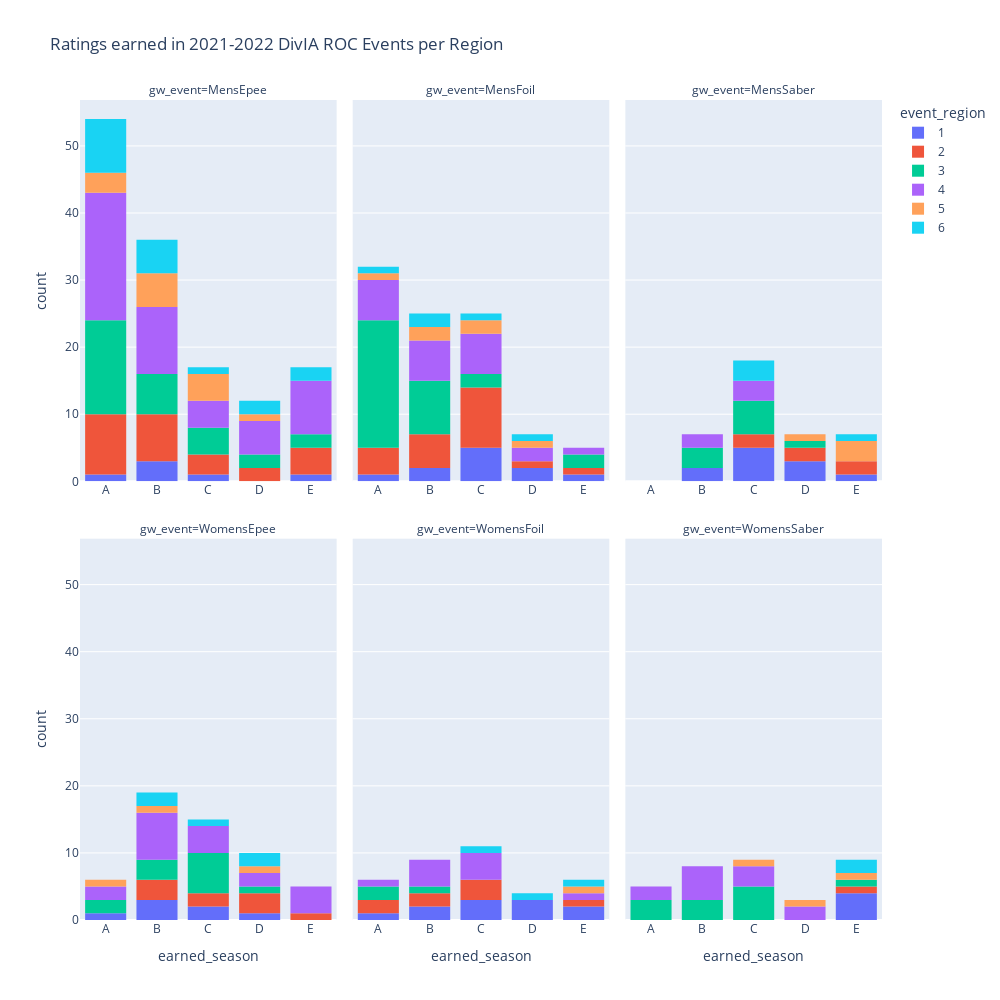
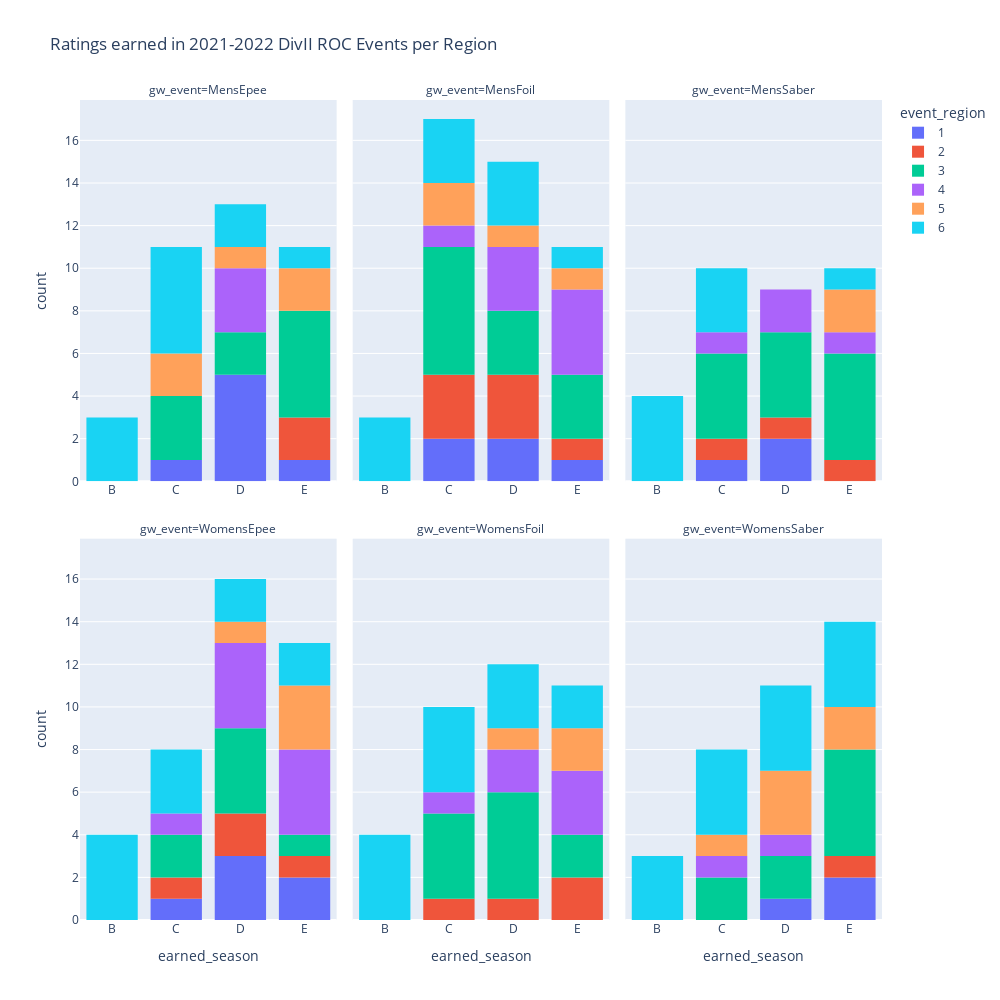

Here is the notebook cell these charts were saved with, in order:
### Markdown cell above
# Now let's see how many ratings were actually earned

### Code cell
CATEGORY_ORDERS = {'earned_season':['A','B','C','D','E'],
                    'gw_event':EVENT_ORDER,
                    'event_region':[1,2,3,4,5,6]}

rocs_divia = rocs_raw[rocs_raw.level=='DivIA']
rocs_divia = rocs_divia[rocs_divia.earned_season.notna()]
divia_earned = px.histogram(rocs_divia,
                    x='earned_season',
                    color='event_region',
                    facet_col='gw_event',
                    category_orders=CATEGORY_ORDERS,
                    title='Ratings earned in 2021-2022 DivIA ROC Events per Region',
                    facet_col_wrap=3)
divia_earned.update_layout(width=1000,height=1000)
divia_earned.update_xaxes(showticklabels=True)
divia_earned.show()
divia_earned.write_image('plots/divia_earned.png')

rocs_divii = rocs_raw[rocs_raw.level=='DivII']
rocs_divii = rocs_divii[rocs_divii.earned_season.notna()]
divii_earned = px.histogram(rocs_divii,
                    x='earned_season',
                    color='event_region',
                    facet_col='gw_event',
                    category_orders=CATEGORY_ORDERS,
                    title='Ratings earned in 2021-2022 DivII ROC Events per Region',
                    facet_col_wrap=3)
divii_earned.update_layout(width=1000,height=1000)
divii_earned.update_xaxes(showticklabels=True)
divii_earned.show()
divii_earned.write_image('plots/divii_earned.png')

### Figure 1 — Plotly figure (JSON) as saved in the notebook; plotly's stock layout.template omitted (floating-point values rounded to 4 significant figures)
{"data": [{"alignmentgroup": "True", "bingroup": "x", "hovertemplate": "event_region=1<br>gw_event=MensEpee<br>earned_season=%{x}<br>count=%{y}<extra></extra>", "legendgroup": "1", "marker": {"color": "#636efa", "pattern": {"shape": ""}}, "name": "1", "offsetgroup": "1", "orientation": "v", "showlegend": true, "type": "histogram", "x": ["A", "B", "B", "B", "C", "E"], "xaxis": "x4", "yaxis": "y4"}, {"alignmentgroup": "True", "bingroup": "x", "hovertemplate": "event_region=1<br>gw_event=MensFoil<br>earned_season=%{x}<br>count=%{y}<extra></extra>", "legendgroup": "1", "marker": {"color": "#636efa", "pattern": {"shape": ""}}, "name": "1", "offsetgroup": "1", "orientation": "v", "showlegend": false, "type": "histogram", "x": ["A", "B", "B", "C", "C", "C", "D", "C", "C", "D", "E"], "xaxis": "x5", "yaxis": "y5"}, {"alignmentgroup": "True", "bingroup": "x", "hovertemplate": "event_region=1<br>gw_event=MensSaber<br>earned_season=%{x}<br>count=%{y}<extra></extra>", "legendgroup": "1", "marker": {"color": "#636efa", "pattern": {"shape": ""}}, "name": "1", "offsetgroup": "1", "orientation": "v", "showlegend": false, "type": "histogram", "x": ["B", "C", "C", "C", "D", "E", "B", "C", "C", "D", "D"], "xaxis": "x6", "yaxis": "y6"}, {"alignmentgroup": "True", "bingroup": "x", "hovertemplate": "event_region=1<br>gw_event=WomensEpee<br>earned_season=%{x}<br>count=%{y}<extra></extra>", "legendgroup": "1", "marker": {"color": "#636efa", "pattern": {"shape": ""}}, "name": "1", "offsetgroup": "1", "orientation": "v", "showlegend": false, "type": "histogram", "x": ["B", "A", "B", "B", "C", "C", "D"], "xaxis": "x", "yaxis": "y"}, {"alignmentgroup": "True", "bingroup": "x", "hovertemplate": "event_region=1<br>gw_event=WomensFoil<br>earned_season=%{x}<br>count=%{y}<extra></extra>", "legendgroup": "1", "marker": {"color": "#636efa", "pattern": {"shape": ""}}, "name": "1", "offsetgroup": "1", "orientation": "v", "showlegend": false, "type": "histogram", "x": ["D", "A", "B", "B", "C", "C", "C", "D", "D", "E", "E"], "xaxis": "x2", "yaxis": "y2"}, {"alignmentgroup": "True", "bingroup": "x", "hovertemplate": "event_region=1<br>gw_event=WomensSaber<br>earned_season=%{x}<br>count=%{y}<extra></extra>", "legendgroup": "1", "marker": {"color": "#636efa", "pattern": {"shape": ""}}, "name": "1", "offsetgroup": "1", "orientation": "v", "showlegend": false, "type": "histogram", "x": ["E", "E", "E", "E"], "xaxis": "x3", "yaxis": "y3"}, {"alignmentgroup": "True", "bingroup": "x", "hovertemplate": "event_region=2<br>gw_event=MensEpee<br>earned_season=%{x}<br>count=%{y}<extra></extra>", "legendgroup": "2", "marker": {"color": "#EF553B", "pattern": {"shape": ""}}, "name": "2", "offsetgroup": "2", "orientation": "v", "showlegend": true, "type": "histogram", "x": ["A", "B", "A", "A", "A", "A", "A", "A", "A", "A", "B", "B", "B", "B", "B", "B", "C", "C", "C", "D", "D", "E", "E", "E", "E"], "xaxis": "x4", "yaxis": "y4"}, {"alignmentgroup": "True", "bingroup": "x", "hovertemplate": "event_region=2<br>gw_event=MensFoil<br>earned_season=%{x}<br>count=%{y}<extra></extra>", "legendgroup": "2", "marker": {"color": "#EF553B", "pattern": {"shape": ""}}, "name": "2", "offsetgroup": "2", "orientation": "v", "showlegend": false, "type": "histogram", "x": ["C", "D", "B", "C", "C", "E", "A", "A", "A", "A", "B", "B", "B", "B", "C", "C", "C", "C", "C", "C"], "xaxis": "x5", "yaxis": "y5"}, {"alignmentgroup": "True", "bingroup": "x", "hovertemplate": "event_region=2<br>gw_event=MensSaber<br>earned_season=%{x}<br>count=%{y}<extra></extra>", "legendgroup": "2", "marker": {"color": "#EF553B", "pattern": {"shape": ""}}, "name": "2", "offsetgroup": "2", "orientation": "v", "showlegend": false, "type": "histogram", "x": ["C", "E", "E", "C", "D", "D"], "xaxis": "x6", "yaxis": "y6"}, {"alignmentgroup": "True", "bingroup": "x", "hovertemplate": "event_region=2<br>gw_event=WomensEpee<br>earned_season=%{x}<br>count=%{y}<extra></extra>", "legendgroup": "2", "marker": {"color": "#EF553B", "pattern": {"shape": ""}}, "name": "2", "offsetgroup": "2", "orientation": "v", "showlegend": false, "type": "histogram", "x": ["B", "B", "C", "B", "C", "D", "D", "D", "E"], "xaxis": "x", "yaxis": "y"}, {"alignmentgroup": "True", "bingroup": "x", "hovertemplate": "event_region=2<br>gw_event=WomensFoil<br>earned_season=%{x}<br>count=%{y}<extra></extra>", "legendgroup": "2", "marker": {"color": "#EF553B", "pattern": {"shape": ""}}, "name": "2", "offsetgroup": "2", "orientation": "v", "showlegend": false, "type": "histogram", "x": ["A", "C", "A", "B", "B", "C", "C", "E"], "xaxis": "x2", "yaxis": "y2"}, {"alignmentgroup": "True", "bingroup": "x", "hovertemplate": "event_region=2<br>gw_event=WomensSaber<br>earned_season=%{x}<br>count=%{y}<extra></extra>", "legendgroup": "2", "marker": {"color": "#EF553B", "pattern": {"shape": ""}}, "name": "2", "offsetgroup": "2", "orientation": "v", "showlegend": false, "type": "histogram", "x": ["E"], "xaxis": "x3", "yaxis": "y3"}, {"alignmentgroup": "True", "bingroup": "x", "hovertemplate": "event_region=3<br>gw_event=MensEpee<br>earned_season=%{x}<br>count=%{y}<extra></extra>", "legendgroup": "3", "marker": {"color": "#00cc96", "pattern": {"shape": ""}}, "name": "3", "offsetgroup": "3", "orientation": "v", "showlegend": true, "type": "histogram", "x": ["A", "A", "A", "B", "C", "A", "A", "A", "A", "A", "A", "A", "A", "B", "B", "C", "C", "D", "D", "E", "E", "A", "A", "A", "B", "B", "C", "B"], "xaxis": "x4", "yaxis": "y4"}, {"alignmentgroup": "True", "bingroup": "x", "hovertemplate": "event_region=3<br>gw_event=MensFoil<br>earned_season=%{x}<br>count=%{y}<extra></extra>", "legendgroup": "3", "marker": {"color": "#00cc96", "pattern": {"shape": ""}}, "name": "3", "offsetgroup": "3", "orientation": "v", "showlegend": false, "type": "histogram", "x": ["A", "B", "B", "E", "A", "A", "A", "A", "A", "A", "A", "A", "B", "B", "B", "A", "A", "A", "A", "A", "A", "B", "B", "B", "C", "C", "E", "A", "A", "A", "A"], "xaxis": "x5", "yaxis": "y5"}, {"alignmentgroup": "True", "bingroup": "x", "hovertemplate": "event_region=3<br>gw_event=MensSaber<br>earned_season=%{x}<br>count=%{y}<extra></extra>", "legendgroup": "3", "marker": {"color": "#00cc96", "pattern": {"shape": ""}}, "name": "3", "offsetgroup": "3", "orientation": "v", "showlegend": false, "type": "histogram", "x": ["B", "B", "C", "C", "B", "C", "C", "C", "D"], "xaxis": "x6", "yaxis": "y6"}, {"alignmentgroup": "True", "bingroup": "x", "hovertemplate": "event_region=3<br>gw_event=WomensEpee<br>earned_season=%{x}<br>count=%{y}<extra></extra>", "legendgroup": "3", "marker": {"color": "#00cc96", "pattern": {"shape": ""}}, "name": "3", "offsetgroup": "3", "orientation": "v", "showlegend": false, "type": "histogram", "x": ["B", "C", "A", "B", "C", "C", "A", "B", "C", "C", "C", "D"], "xaxis": "x", "yaxis": "y"}, {"alignmentgroup": "True", "bingroup": "x", "hovertemplate": "event_region=3<br>gw_event=WomensFoil<br>earned_season=%{x}<br>count=%{y}<extra></extra>", "legendgroup": "3", "marker": {"color": "#00cc96", "pattern": {"shape": ""}}, "name": "3", "offsetgroup": "3", "orientation": "v", "showlegend": false, "type": "histogram", "x": ["A", "B", "A"], "xaxis": "x2", "yaxis": "y2"}, {"alignmentgroup": "True", "bingroup": "x", "hovertemplate": "event_region=3<br>gw_event=WomensSaber<br>earned_season=%{x}<br>count=%{y}<extra></extra>", "legendgroup": "3", "marker": {"color": "#00cc96", "pattern": {"shape": ""}}, "name": "3", "offsetgroup": "3", "orientation": "v", "showlegend": false, "type": "histogram", "x": ["C", "C", "A", "B", "C", "C", "A", "B", "E", "A", "B", "C"], "xaxis": "x3", "yaxis": "y3"}, {"alignmentgroup": "True", "bingroup": "x", "hovertemplate": "event_region=4<br>gw_event=MensEpee<br>earned_season=%{x}<br>count=%{y}<extra></extra>", "legendgroup": "4", "marker": {"color": "#ab63fa", "pattern": {"shape": ""}}, "name": "4", "offsetgroup": "4", "orientation": "v", "showlegend": true, "type": "histogram", "x": ["A", "A", "A", "A", "A", "A", "B", "B", "E", "E", "E", "A", "A", "A", "A", "A", "B", "B", "C", "D", "E", "E", "A", "A", "A", "A", "A", "A", "A", "B", "B", "B", "B", "B", "C", "C", "D", "D", "D", "E", "E", "E", "A", "B", "C", "D"], "xaxis": "x4", "yaxis": "y4"}, {"alignmentgroup": "True", "bingroup": "x", "hovertemplate": "event_region=4<br>gw_event=MensFoil<br>earned_season=%{x}<br>count=%{y}<extra></extra>", "legendgroup": "4", "marker": {"color": "#ab63fa", "pattern": {"shape": ""}}, "name": "4", "offsetgroup": "4", "orientation": "v", "showlegend": false, "type": "histogram", "x": ["A", "A", "A", "B", "B", "B", "C", "C", "A", "B", "C", "D", "E", "A", "B", "C", "A", "B", "C", "C", "D"], "xaxis": "x5", "yaxis": "y5"}, {"alignmentgroup": "True", "bingroup": "x", "hovertemplate": "event_region=4<br>gw_event=MensSaber<br>earned_season=%{x}<br>count=%{y}<extra></extra>", "legendgroup": "4", "marker": {"color": "#ab63fa", "pattern": {"shape": ""}}, "name": "4", "offsetgroup": "4", "orientation": "v", "showlegend": false, "type": "histogram", "x": ["B", "C", "C", "B", "C"], "xaxis": "x6", "yaxis": "y6"}, {"alignmentgroup": "True", "bingroup": "x", "hovertemplate": "event_region=4<br>gw_event=WomensEpee<br>earned_season=%{x}<br>count=%{y}<extra></extra>", "legendgroup": "4", "marker": {"color": "#ab63fa", "pattern": {"shape": ""}}, "name": "4", "offsetgroup": "4", "orientation": "v", "showlegend": false, "type": "histogram", "x": ["B", "C", "E", "B", "C", "D", "E", "E", "E", "A", "B", "B", "B", "C", "A", "B", "B", "C", "D"], "xaxis": "x", "yaxis": "y"}, {"alignmentgroup": "True", "bingroup": "x", "hovertemplate": "event_region=4<br>gw_event=WomensFoil<br>earned_season=%{x}<br>count=%{y}<extra></extra>", "legendgroup": "4", "marker": {"color": "#ab63fa", "pattern": {"shape": ""}}, "name": "4", "offsetgroup": "4", "orientation": "v", "showlegend": false, "type": "histogram", "x": ["A", "B", "C", "C", "E", "B", "B", "B", "C", "C"], "xaxis": "x2", "yaxis": "y2"}, {"alignmentgroup": "True", "bingroup": "x", "hovertemplate": "event_region=4<br>gw_event=WomensSaber<br>earned_season=%{x}<br>count=%{y}<extra></extra>", "legendgroup": "4", "marker": {"color": "#ab63fa", "pattern": {"shape": ""}}, "name": "4", "offsetgroup": "4", "orientation": "v", "showlegend": false, "type": "histogram", "x": ["D", "A", "B", "B", "B", "C", "A", "B", "B", "C", "C", "D"], "xaxis": "x3", "yaxis": "y3"}, {"alignmentgroup": "True", "bingroup": "x", "hovertemplate": "event_region=5<br>gw_event=MensEpee<br>earned_season=%{x}<br>count=%{y}<extra></extra>", "legendgroup": "5", "marker": {"color": "#FFA15A", "pattern": {"shape": ""}}, "name": "5", "offsetgroup": "5", "orientation": "v", "showlegend": true, "type": "histogram", "x": ["A", "B", "B", "C", "A", "B", "C", "D", "B", "B", "C", "C", "A"], "xaxis": "x4", "yaxis": "y4"}, {"alignmentgroup": "True", "bingroup": "x", "hovertemplate": "event_region=5<br>gw_event=MensFoil<br>earned_season=%{x}<br>count=%{y}<extra></extra>", "legendgroup": "5", "marker": {"color": "#FFA15A", "pattern": {"shape": ""}}, "name": "5", "offsetgroup": "5", "orientation": "v", "showlegend": false, "type": "histogram", "x": ["B", "D", "C", "A", "B", "C"], "xaxis": "x5", "yaxis": "y5"}, {"alignmentgroup": "True", "bingroup": "x", "hovertemplate": "event_region=5<br>gw_event=MensSaber<br>earned_season=%{x}<br>count=%{y}<extra></extra>", "legendgroup": "5", "marker": {"color": "#FFA15A", "pattern": {"shape": ""}}, "name": "5", "offsetgroup": "5", "orientation": "v", "showlegend": false, "type": "histogram", "x": ["D", "E", "E", "E"], "xaxis": "x6", "yaxis": "y6"}, {"alignmentgroup": "True", "bingroup": "x", "hovertemplate": "event_region=5<br>gw_event=WomensEpee<br>earned_season=%{x}<br>count=%{y}<extra></extra>", "legendgroup": "5", "marker": {"color": "#FFA15A", "pattern": {"shape": ""}}, "name": "5", "offsetgroup": "5", "orientation": "v", "showlegend": false, "type": "histogram", "x": ["A", "B", "D"], "xaxis": "x", "yaxis": "y"}, {"alignmentgroup": "True", "bingroup": "x", "hovertemplate": "event_region=5<br>gw_event=WomensFoil<br>earned_season=%{x}<br>count=%{y}<extra></extra>", "legendgroup": "5", "marker": {"color": "#FFA15A", "pattern": {"shape": ""}}, "name": "5", "offsetgroup": "5", "orientation": "v", "showlegend": false, "type": "histogram", "x": ["E"], "xaxis": "x2", "yaxis": "y2"}, {"alignmentgroup": "True", "bingroup": "x", "hovertemplate": "event_region=5<br>gw_event=WomensSaber<br>earned_season=%{x}<br>count=%{y}<extra></extra>", "legendgroup": "5", "marker": {"color": "#FFA15A", "pattern": {"shape": ""}}, "name": "5", "offsetgroup": "5", "orientation": "v", "showlegend": false, "type": "histogram", "x": ["C", "D", "E"], "xaxis": "x3", "yaxis": "y3"}, {"alignmentgroup": "True", "bingroup": "x", "hovertemplate": "event_region=6<br>gw_event=MensEpee<br>earned_season=%{x}<br>count=%{y}<extra></extra>", "legendgroup": "6", "marker": {"color": "#19d3f3", "pattern": {"shape": ""}}, "name": "6", "offsetgroup": "6", "orientation": "v", "showlegend": true, "type": "histogram", "x": ["A", "A", "A", "A", "B", "B", "B", "C", "D", "D", "E", "E", "A", "A", "A", "A", "B", "B"], "xaxis": "x4", "yaxis": "y4"}, {"alignmentgroup": "True", "bingroup": "x", "hovertemplate": "event_region=6<br>gw_event=MensFoil<br>earned_season=%{x}<br>count=%{y}<extra></extra>", "legendgroup": "6", "marker": {"color": "#19d3f3", "pattern": {"shape": ""}}, "name": "6", "offsetgroup": "6", "orientation": "v", "showlegend": false, "type": "histogram", "x": ["B", "C", "D", "B", "A"], "xaxis": "x5", "yaxis": "y5"}, {"alignmentgroup": "True", "bingroup": "x", "hovertemplate": "event_region=6<br>gw_event=MensSaber<br>earned_season=%{x}<br>count=%{y}<extra></extra>", "legendgroup": "6", "marker": {"color": "#19d3f3", "pattern": {"shape": ""}}, "name": "6", "offsetgroup": "6", "orientation": "v", "showlegend": false, "type": "histogram", "x": ["C", "E", "C", "C"], "xaxis": "x6", "yaxis": "y6"}, {"alignmentgroup": "True", "bingroup": "x", "hovertemplate": "event_region=6<br>gw_event=WomensEpee<br>earned_season=%{x}<br>count=%{y}<extra></extra>", "legendgroup": "6", "marker": {"color": "#19d3f3", "pattern": {"shape": ""}}, "name": "6", "offsetgroup": "6", "orientation": "v", "showlegend": false, "type": "histogram", "x": ["C", "B", "B", "D", "D"], "xaxis": "x", "yaxis": "y"}, {"alignmentgroup": "True", "bingroup": "x", "hovertemplate": "event_region=6<br>gw_event=WomensFoil<br>earned_season=%{x}<br>count=%{y}<extra></extra>", "legendgroup": "6", "marker": {"color": "#19d3f3", "pattern": {"shape": ""}}, "name": "6", "offsetgroup": "6", "orientation": "v", "showlegend": false, "type": "histogram", "x": ["C", "D", "E"], "xaxis": "x2", "yaxis": "y2"}, {"alignmentgroup": "True", "bingroup": "x", "hovertemplate": "event_region=6<br>gw_event=WomensSaber<br>earned_season=%{x}<br>count=%{y}<extra></extra>", "legendgroup": "6", "marker": {"color": "#19d3f3", "pattern": {"shape": ""}}, "name": "6", "offsetgroup": "6", "orientation": "v", "showlegend": false, "type": "histogram", "x": ["E", "E"], "xaxis": "x3", "yaxis": "y3"}], "layout": {"annotations": [{"font": {}, "showarrow": false, "text": "gw_event=WomensEpee", "x": 0.16, "xanchor": "center", "xref": "paper", "y": 0.465, "yanchor": "bottom", "yref": "paper"}, {"font": {}, "showarrow": false, "text": "gw_event=WomensFoil", "x": 0.5, "xanchor": "center", "xref": "paper", "y": 0.465, "yanchor": "bottom", "yref": "paper"}, {"font": {}, "showarrow": false, "text": "gw_event=WomensSaber", "x": 0.84, "xanchor": "center", "xref": "paper", "y": 0.465, "yanchor": "bottom", "yref": "paper"}, {"font": {}, "showarrow": false, "text": "gw_event=MensEpee", "x": 0.16, "xanchor": "center", "xref": "paper", "y": 1.0, "yanchor": "bottom", "yref": "paper"}, {"font": {}, "showarrow": false, "text": "gw_event=MensFoil", "x": 0.5, "xanchor": "center", "xref": "paper", "y": 1.0, "yanchor": "bottom", "yref": "paper"}, {"font": {}, "showarrow": false, "text": "gw_event=MensSaber", "x": 0.84, "xanchor": "center", "xref": "paper", "y": 1.0, "yanchor": "bottom", "yref": "paper"}], "barmode": "relative", "height": 1000, "legend": {"title": {"text": "event_region"}, "tracegroupgap": 0}, "title": {"text": "Ratings earned in 2021-2022 DivIA ROC Events per Region"}, "width": 1000, "xaxis": {"anchor": "y", "categoryarray": ["A", "B", "C", "D", "E"], "categoryorder": "array", "domain": [0, 0.32], "showticklabels": true, "title": {"text": "earned_season"}}, "xaxis2": {"anchor": "y2", "categoryarray": ["A", "B", "C", "D", "E"], "categoryorder": "array", "domain": [0.34, 0.66], "matches": "x", "showticklabels": true, "title": {"text": "earned_season"}}, "xaxis3": {"anchor": "y3", "categoryarray": ["A", "B", "C", "D", "E"], "categoryorder": "array", "domain": [0.68, 1.0], "matches": "x", "showticklabels": true, "title": {"text": "earned_season"}}, "xaxis4": {"anchor": "y4", "domain": [0, 0.32], "matches": "x", "showticklabels": true}, "xaxis5": {"anchor": "y5", "domain": [0.34, 0.66], "matches": "x", "showticklabels": true}, "xaxis6": {"anchor": "y6", "domain": [0.68, 1.0], "matches": "x", "showticklabels": true}, "yaxis": {"anchor": "x", "domain": [0, 0.465], "title": {"text": "count"}}, "yaxis2": {"anchor": "x2", "domain": [0, 0.465], "matches": "y", "showticklabels": false}, "yaxis3": {"anchor": "x3", "domain": [0, 0.465], "matches": "y", "showticklabels": false}, "yaxis4": {"anchor": "x4", "domain": [0.535, 1.0], "matches": "y", "title": {"text": "count"}}, "yaxis5": {"anchor": "x5", "domain": [0.535, 1.0], "matches": "y", "showticklabels": false}, "yaxis6": {"anchor": "x6", "domain": [0.535, 1.0], "matches": "y", "showticklabels": false}}}

### Figure 2 — Plotly figure (JSON) as saved in the notebook; plotly's stock layout.template omitted (floating-point values rounded to 4 significant figures)
{"data": [{"alignmentgroup": "True", "bingroup": "x", "hovertemplate": "event_region=1<br>gw_event=MensEpee<br>earned_season=%{x}<br>count=%{y}<extra></extra>", "legendgroup": "1", "marker": {"color": "#636efa", "pattern": {"shape": ""}}, "name": "1", "offsetgroup": "1", "orientation": "v", "showlegend": true, "type": "histogram", "x": ["D", "D", "D", "E", "C", "D", "D"], "xaxis": "x4", "yaxis": "y4"}, {"alignmentgroup": "True", "bingroup": "x", "hovertemplate": "event_region=1<br>gw_event=MensFoil<br>earned_season=%{x}<br>count=%{y}<extra></extra>", "legendgroup": "1", "marker": {"color": "#636efa", "pattern": {"shape": ""}}, "name": "1", "offsetgroup": "1", "orientation": "v", "showlegend": false, "type": "histogram", "x": ["C", "D", "D", "E", "C"], "xaxis": "x5", "yaxis": "y5"}, {"alignmentgroup": "True", "bingroup": "x", "hovertemplate": "event_region=1<br>gw_event=MensSaber<br>earned_season=%{x}<br>count=%{y}<extra></extra>", "legendgroup": "1", "marker": {"color": "#636efa", "pattern": {"shape": ""}}, "name": "1", "offsetgroup": "1", "orientation": "v", "showlegend": false, "type": "histogram", "x": ["D", "D", "C"], "xaxis": "x6", "yaxis": "y6"}, {"alignmentgroup": "True", "bingroup": "x", "hovertemplate": "event_region=1<br>gw_event=WomensEpee<br>earned_season=%{x}<br>count=%{y}<extra></extra>", "legendgroup": "1", "marker": {"color": "#636efa", "pattern": {"shape": ""}}, "name": "1", "offsetgroup": "1", "orientation": "v", "showlegend": false, "type": "histogram", "x": ["C", "D", "D", "D", "E", "E"], "xaxis": "x", "yaxis": "y"}, {"alignmentgroup": "True", "bingroup": "x", "hovertemplate": "event_region=1<br>gw_event=WomensSaber<br>earned_season=%{x}<br>count=%{y}<extra></extra>", "legendgroup": "1", "marker": {"color": "#636efa", "pattern": {"shape": ""}}, "name": "1", "offsetgroup": "1", "orientation": "v", "showlegend": false, "type": "histogram", "x": ["E", "D", "E"], "xaxis": "x3", "yaxis": "y3"}, {"alignmentgroup": "True", "bingroup": "x", "hovertemplate": "event_region=2<br>gw_event=MensEpee<br>earned_season=%{x}<br>count=%{y}<extra></extra>", "legendgroup": "2", "marker": {"color": "#EF553B", "pattern": {"shape": ""}}, "name": "2", "offsetgroup": "2", "orientation": "v", "showlegend": true, "type": "histogram", "x": ["E", "E"], "xaxis": "x4", "yaxis": "y4"}, {"alignmentgroup": "True", "bingroup": "x", "hovertemplate": "event_region=2<br>gw_event=MensFoil<br>earned_season=%{x}<br>count=%{y}<extra></extra>", "legendgroup": "2", "marker": {"color": "#EF553B", "pattern": {"shape": ""}}, "name": "2", "offsetgroup": "2", "orientation": "v", "showlegend": false, "type": "histogram", "x": ["C", "D", "C", "E", "C", "D", "D"], "xaxis": "x5", "yaxis": "y5"}, {"alignmentgroup": "True", "bingroup": "x", "hovertemplate": "event_region=2<br>gw_event=MensSaber<br>earned_season=%{x}<br>count=%{y}<extra></extra>", "legendgroup": "2", "marker": {"color": "#EF553B", "pattern": {"shape": ""}}, "name": "2", "offsetgroup": "2", "orientation": "v", "showlegend": false, "type": "histogram", "x": ["C", "D", "E"], "xaxis": "x6", "yaxis": "y6"}, {"alignmentgroup": "True", "bingroup": "x", "hovertemplate": "event_region=2<br>gw_event=WomensEpee<br>earned_season=%{x}<br>count=%{y}<extra></extra>", "legendgroup": "2", "marker": {"color": "#EF553B", "pattern": {"shape": ""}}, "name": "2", "offsetgroup": "2", "orientation": "v", "showlegend": false, "type": "histogram", "x": ["E", "C", "D", "D"], "xaxis": "x", "yaxis": "y"}, {"alignmentgroup": "True", "bingroup": "x", "hovertemplate": "event_region=2<br>gw_event=WomensFoil<br>earned_season=%{x}<br>count=%{y}<extra></extra>", "legendgroup": "2", "marker": {"color": "#EF553B", "pattern": {"shape": ""}}, "name": "2", "offsetgroup": "2", "orientation": "v", "showlegend": false, "type": "histogram", "x": ["C", "D", "E", "E"], "xaxis": "x2", "yaxis": "y2"}, {"alignmentgroup": "True", "bingroup": "x", "hovertemplate": "event_region=2<br>gw_event=WomensSaber<br>earned_season=%{x}<br>count=%{y}<extra></extra>", "legendgroup": "2", "marker": {"color": "#EF553B", "pattern": {"shape": ""}}, "name": "2", "offsetgroup": "2", "orientation": "v", "showlegend": false, "type": "histogram", "x": ["E"], "xaxis": "x3", "yaxis": "y3"}, {"alignmentgroup": "True", "bingroup": "x", "hovertemplate": "event_region=3<br>gw_event=MensEpee<br>earned_season=%{x}<br>count=%{y}<extra></extra>", "legendgroup": "3", "marker": {"color": "#00cc96", "pattern": {"shape": ""}}, "name": "3", "offsetgroup": "3", "orientation": "v", "showlegend": true, "type": "histogram", "x": ["C", "D", "E", "E", "E", "C", "D", "E", "C", "E"], "xaxis": "x4", "yaxis": "y4"}, {"alignmentgroup": "True", "bingroup": "x", "hovertemplate": "event_region=3<br>gw_event=MensFoil<br>earned_season=%{x}<br>count=%{y}<extra></extra>", "legendgroup": "3", "marker": {"color": "#00cc96", "pattern": {"shape": ""}}, "name": "3", "offsetgroup": "3", "orientation": "v", "showlegend": false, "type": "histogram", "x": ["C", "C", "D", "E", "C", "C", "D", "E", "E", "D", "C", "C"], "xaxis": "x5", "yaxis": "y5"}, {"alignmentgroup": "True", "bingroup": "x", "hovertemplate": "event_region=3<br>gw_event=MensSaber<br>earned_season=%{x}<br>count=%{y}<extra></extra>", "legendgroup": "3", "marker": {"color": "#00cc96", "pattern": {"shape": ""}}, "name": "3", "offsetgroup": "3", "orientation": "v", "showlegend": false, "type": "histogram", "x": ["C", "E", "E", "D", "E", "E", "C", "D", "C", "D", "C", "D", "E"], "xaxis": "x6", "yaxis": "y6"}, {"alignmentgroup": "True", "bingroup": "x", "hovertemplate": "event_region=3<br>gw_event=WomensEpee<br>earned_season=%{x}<br>count=%{y}<extra></extra>", "legendgroup": "3", "marker": {"color": "#00cc96", "pattern": {"shape": ""}}, "name": "3", "offsetgroup": "3", "orientation": "v", "showlegend": false, "type": "histogram", "x": ["C", "C", "D", "D", "D", "E", "D"], "xaxis": "x", "yaxis": "y"}, {"alignmentgroup": "True", "bingroup": "x", "hovertemplate": "event_region=3<br>gw_event=WomensFoil<br>earned_season=%{x}<br>count=%{y}<extra></extra>", "legendgroup": "3", "marker": {"color": "#00cc96", "pattern": {"shape": ""}}, "name": "3", "offsetgroup": "3", "orientation": "v", "showlegend": false, "type": "histogram", "x": ["C", "D", "D", "C", "D", "C", "E", "D", "E", "C", "D"], "xaxis": "x2", "yaxis": "y2"}, {"alignmentgroup": "True", "bingroup": "x", "hovertemplate": "event_region=3<br>gw_event=WomensSaber<br>earned_season=%{x}<br>count=%{y}<extra></extra>", "legendgroup": "3", "marker": {"color": "#00cc96", "pattern": {"shape": ""}}, "name": "3", "offsetgroup": "3", "orientation": "v", "showlegend": false, "type": "histogram", "x": ["E", "C", "E", "C", "D", "E", "E", "D", "E"], "xaxis": "x3", "yaxis": "y3"}, {"alignmentgroup": "True", "bingroup": "x", "hovertemplate": "event_region=4<br>gw_event=MensEpee<br>earned_season=%{x}<br>count=%{y}<extra></extra>", "legendgroup": "4", "marker": {"color": "#ab63fa", "pattern": {"shape": ""}}, "name": "4", "offsetgroup": "4", "orientation": "v", "showlegend": true, "type": "histogram", "x": ["D", "D", "D"], "xaxis": "x4", "yaxis": "y4"}, {"alignmentgroup": "True", "bingroup": "x", "hovertemplate": "event_region=4<br>gw_event=MensFoil<br>earned_season=%{x}<br>count=%{y}<extra></extra>", "legendgroup": "4", "marker": {"color": "#ab63fa", "pattern": {"shape": ""}}, "name": "4", "offsetgroup": "4", "orientation": "v", "showlegend": false, "type": "histogram", "x": ["C", "D", "D", "E", "E", "E", "D", "E"], "xaxis": "x5", "yaxis": "y5"}, {"alignmentgroup": "True", "bingroup": "x", "hovertemplate": "event_region=4<br>gw_event=MensSaber<br>earned_season=%{x}<br>count=%{y}<extra></extra>", "legendgroup": "4", "marker": {"color": "#ab63fa", "pattern": {"shape": ""}}, "name": "4", "offsetgroup": "4", "orientation": "v", "showlegend": false, "type": "histogram", "x": ["D", "E", "C", "D"], "xaxis": "x6", "yaxis": "y6"}, {"alignmentgroup": "True", "bingroup": "x", "hovertemplate": "event_region=4<br>gw_event=WomensEpee<br>earned_season=%{x}<br>count=%{y}<extra></extra>", "legendgroup": "4", "marker": {"color": "#ab63fa", "pattern": {"shape": ""}}, "name": "4", "offsetgroup": "4", "orientation": "v", "showlegend": false, "type": "histogram", "x": ["E", "E", "D", "E", "C", "D", "D", "D", "E"], "xaxis": "x", "yaxis": "y"}, {"alignmentgroup": "True", "bingroup": "x", "hovertemplate": "event_region=4<br>gw_event=WomensFoil<br>earned_season=%{x}<br>count=%{y}<extra></extra>", "legendgroup": "4", "marker": {"color": "#ab63fa", "pattern": {"shape": ""}}, "name": "4", "offsetgroup": "4", "orientation": "v", "showlegend": false, "type": "histogram", "x": ["C", "D", "E", "E", "D", "E"], "xaxis": "x2", "yaxis": "y2"}, {"alignmentgroup": "True", "bingroup": "x", "hovertemplate": "event_region=4<br>gw_event=WomensSaber<br>earned_season=%{x}<br>count=%{y}<extra></extra>", "legendgroup": "4", "marker": {"color": "#ab63fa", "pattern": {"shape": ""}}, "name": "4", "offsetgroup": "4", "orientation": "v", "showlegend": false, "type": "histogram", "x": ["C", "D"], "xaxis": "x3", "yaxis": "y3"}, {"alignmentgroup": "True", "bingroup": "x", "hovertemplate": "event_region=5<br>gw_event=MensEpee<br>earned_season=%{x}<br>count=%{y}<extra></extra>", "legendgroup": "5", "marker": {"color": "#FFA15A", "pattern": {"shape": ""}}, "name": "5", "offsetgroup": "5", "orientation": "v", "showlegend": true, "type": "histogram", "x": ["C", "E", "C", "D", "E"], "xaxis": "x4", "yaxis": "y4"}, {"alignmentgroup": "True", "bingroup": "x", "hovertemplate": "event_region=5<br>gw_event=MensFoil<br>earned_season=%{x}<br>count=%{y}<extra></extra>", "legendgroup": "5", "marker": {"color": "#FFA15A", "pattern": {"shape": ""}}, "name": "5", "offsetgroup": "5", "orientation": "v", "showlegend": false, "type": "histogram", "x": ["C", "C", "D", "E"], "xaxis": "x5", "yaxis": "y5"}, {"alignmentgroup": "True", "bingroup": "x", "hovertemplate": "event_region=5<br>gw_event=MensSaber<br>earned_season=%{x}<br>count=%{y}<extra></extra>", "legendgroup": "5", "marker": {"color": "#FFA15A", "pattern": {"shape": ""}}, "name": "5", "offsetgroup": "5", "orientation": "v", "showlegend": false, "type": "histogram", "x": ["E", "E"], "xaxis": "x6", "yaxis": "y6"}, {"alignmentgroup": "True", "bingroup": "x", "hovertemplate": "event_region=5<br>gw_event=WomensEpee<br>earned_season=%{x}<br>count=%{y}<extra></extra>", "legendgroup": "5", "marker": {"color": "#FFA15A", "pattern": {"shape": ""}}, "name": "5", "offsetgroup": "5", "orientation": "v", "showlegend": false, "type": "histogram", "x": ["E", "D", "E", "E"], "xaxis": "x", "yaxis": "y"}, {"alignmentgroup": "True", "bingroup": "x", "hovertemplate": "event_region=5<br>gw_event=WomensFoil<br>earned_season=%{x}<br>count=%{y}<extra></extra>", "legendgroup": "5", "marker": {"color": "#FFA15A", "pattern": {"shape": ""}}, "name": "5", "offsetgroup": "5", "orientation": "v", "showlegend": false, "type": "histogram", "x": ["E", "D", "E"], "xaxis": "x2", "yaxis": "y2"}, {"alignmentgroup": "True", "bingroup": "x", "hovertemplate": "event_region=5<br>gw_event=WomensSaber<br>earned_season=%{x}<br>count=%{y}<extra></extra>", "legendgroup": "5", "marker": {"color": "#FFA15A", "pattern": {"shape": ""}}, "name": "5", "offsetgroup": "5", "orientation": "v", "showlegend": false, "type": "histogram", "x": ["C", "D", "D", "D", "E", "E"], "xaxis": "x3", "yaxis": "y3"}, {"alignmentgroup": "True", "bingroup": "x", "hovertemplate": "event_region=6<br>gw_event=MensEpee<br>earned_season=%{x}<br>count=%{y}<extra></extra>", "legendgroup": "6", "marker": {"color": "#19d3f3", "pattern": {"shape": ""}}, "name": "6", "offsetgroup": "6", "orientation": "v", "showlegend": true, "type": "histogram", "x": ["C", "D", "B", "B", "B", "C", "C", "C", "C", "D", "E"], "xaxis": "x4", "yaxis": "y4"}, {"alignmentgroup": "True", "bingroup": "x", "hovertemplate": "event_region=6<br>gw_event=MensFoil<br>earned_season=%{x}<br>count=%{y}<extra></extra>", "legendgroup": "6", "marker": {"color": "#19d3f3", "pattern": {"shape": ""}}, "name": "6", "offsetgroup": "6", "orientation": "v", "showlegend": false, "type": "histogram", "x": ["B", "B", "B", "C", "C", "D", "D", "D", "E", "C"], "xaxis": "x5", "yaxis": "y5"}, {"alignmentgroup": "True", "bingroup": "x", "hovertemplate": "event_region=6<br>gw_event=MensSaber<br>earned_season=%{x}<br>count=%{y}<extra></extra>", "legendgroup": "6", "marker": {"color": "#19d3f3", "pattern": {"shape": ""}}, "name": "6", "offsetgroup": "6", "orientation": "v", "showlegend": false, "type": "histogram", "x": ["B", "B", "B", "B", "C", "C", "C", "E"], "xaxis": "x6", "yaxis": "y6"}, {"alignmentgroup": "True", "bingroup": "x", "hovertemplate": "event_region=6<br>gw_event=WomensEpee<br>earned_season=%{x}<br>count=%{y}<extra></extra>", "legendgroup": "6", "marker": {"color": "#19d3f3", "pattern": {"shape": ""}}, "name": "6", "offsetgroup": "6", "orientation": "v", "showlegend": false, "type": "histogram", "x": ["E", "E", "B", "B", "B", "B", "C", "C", "C", "D", "D"], "xaxis": "x", "yaxis": "y"}, {"alignmentgroup": "True", "bingroup": "x", "hovertemplate": "event_region=6<br>gw_event=WomensFoil<br>earned_season=%{x}<br>count=%{y}<extra></extra>", "legendgroup": "6", "marker": {"color": "#19d3f3", "pattern": {"shape": ""}}, "name": "6", "offsetgroup": "6", "orientation": "v", "showlegend": false, "type": "histogram", "x": ["B", "B", "B", "B", "C", "C", "C", "D", "D", "C", "D", "E", "E"], "xaxis": "x2", "yaxis": "y2"}, {"alignmentgroup": "True", "bingroup": "x", "hovertemplate": "event_region=6<br>gw_event=WomensSaber<br>earned_season=%{x}<br>count=%{y}<extra></extra>", "legendgroup": "6", "marker": {"color": "#19d3f3", "pattern": {"shape": ""}}, "name": "6", "offsetgroup": "6", "orientation": "v", "showlegend": false, "type": "histogram", "x": ["E", "B", "B", "B", "C", "C", "C", "C", "D", "D", "D", "D", "E", "E", "E"], "xaxis": "x3", "yaxis": "y3"}], "layout": {"annotations": [{"font": {}, "showarrow": false, "text": "gw_event=WomensEpee", "x": 0.16, "xanchor": "center", "xref": "paper", "y": 0.465, "yanchor": "bottom", "yref": "paper"}, {"font": {}, "showarrow": false, "text": "gw_event=WomensFoil", "x": 0.5, "xanchor": "center", "xref": "paper", "y": 0.465, "yanchor": "bottom", "yref": "paper"}, {"font": {}, "showarrow": false, "text": "gw_event=WomensSaber", "x": 0.84, "xanchor": "center", "xref": "paper", "y": 0.465, "yanchor": "bottom", "yref": "paper"}, {"font": {}, "showarrow": false, "text": "gw_event=MensEpee", "x": 0.16, "xanchor": "center", "xref": "paper", "y": 1.0, "yanchor": "bottom", "yref": "paper"}, {"font": {}, "showarrow": false, "text": "gw_event=MensFoil", "x": 0.5, "xanchor": "center", "xref": "paper", "y": 1.0, "yanchor": "bottom", "yref": "paper"}, {"font": {}, "showarrow": false, "text": "gw_event=MensSaber", "x": 0.84, "xanchor": "center", "xref": "paper", "y": 1.0, "yanchor": "bottom", "yref": "paper"}], "barmode": "relative", "height": 1000, "legend": {"title": {"text": "event_region"}, "tracegroupgap": 0}, "title": {"text": "Ratings earned in 2021-2022 DivII ROC Events per Region"}, "width": 1000, "xaxis": {"anchor": "y", "categoryarray": ["A", "B", "C", "D", "E"], "categoryorder": "array", "domain": [0, 0.32], "showticklabels": true, "title": {"text": "earned_season"}}, "xaxis2": {"anchor": "y2", "categoryarray": ["A", "B", "C", "D", "E"], "categoryorder": "array", "domain": [0.34, 0.66], "matches": "x", "showticklabels": true, "title": {"text": "earned_season"}}, "xaxis3": {"anchor": "y3", "categoryarray": ["A", "B", "C", "D", "E"], "categoryorder": "array", "domain": [0.68, 1.0], "matches": "x", "showticklabels": true, "title": {"text": "earned_season"}}, "xaxis4": {"anchor": "y4", "domain": [0, 0.32], "matches": "x", "showticklabels": true}, "xaxis5": {"anchor": "y5", "domain": [0.34, 0.66], "matches": "x", "showticklabels": true}, "xaxis6": {"anchor": "y6", "domain": [0.68, 1.0], "matches": "x", "showticklabels": true}, "yaxis": {"anchor": "x", "domain": [0, 0.465], "title": {"text": "count"}}, "yaxis2": {"anchor": "x2", "domain": [0, 0.465], "matches": "y", "showticklabels": false}, "yaxis3": {"anchor": "x3", "domain": [0, 0.465], "matches": "y", "showticklabels": false}, "yaxis4": {"anchor": "x4", "domain": [0.535, 1.0], "matches": "y", "title": {"text": "count"}}, "yaxis5": {"anchor": "x5", "domain": [0.535, 1.0], "matches": "y", "showticklabels": false}, "yaxis6": {"anchor": "x6", "domain": [0.535, 1.0], "matches": "y", "showticklabels": false}}}
